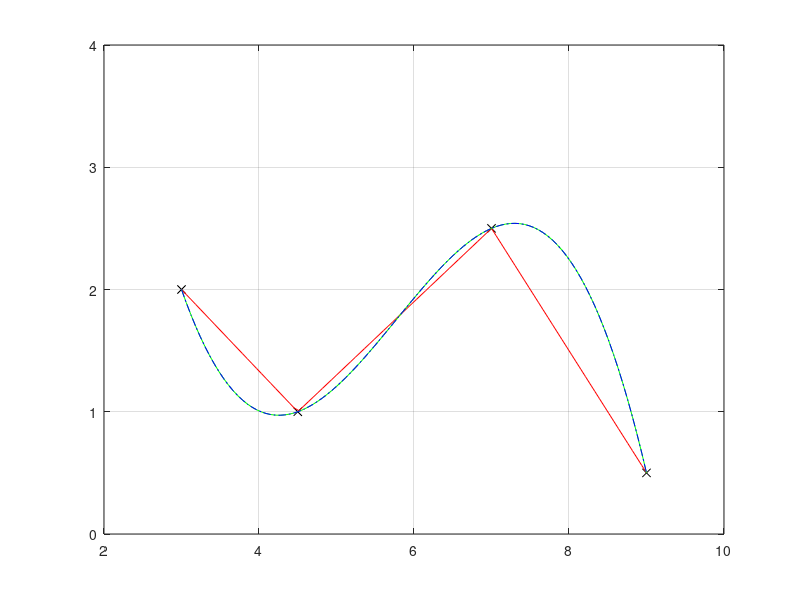

Source code (MATLAB):
clear
clc
xd = [ 3.0 4.5 7.0 9.0 ];
yd = [ 2.0 1.0 2.5 0.5 ];
xplot=linspace(3, 9, 100);
p=polyfit(xd,yd,length(xd)-1);
youtl=interp1(xd,yd, xplot,'linear');
youts=interp1(xd,yd,xplot,'spline');
youtp=polyval(p,xplot);
plot (xd, yd, 'xk', xplot, youtl,'r',xplot,youts,'-g',xplot,youtp,'-.b','MarkerSize', 10);
axis ([2 10 0 4]); 
grid on;
hold on;


hold off;
